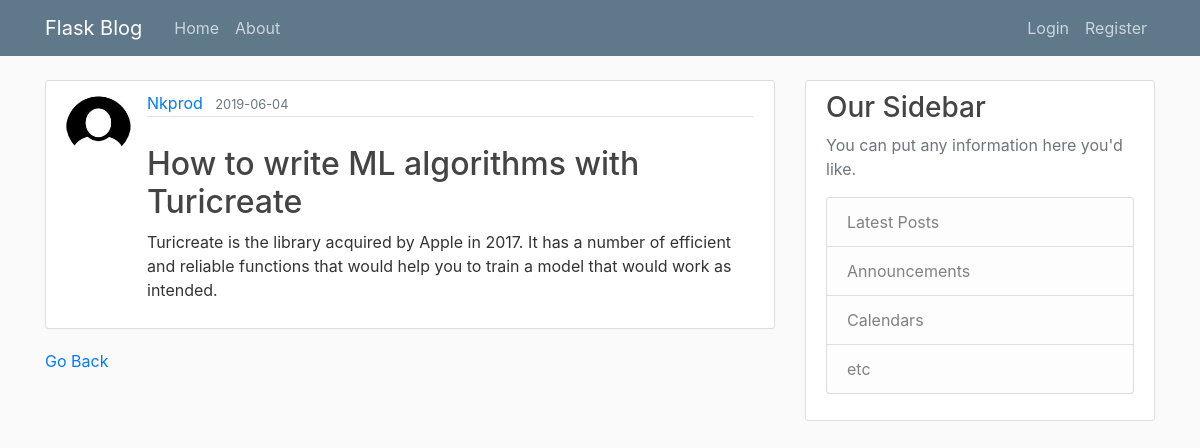
/post/1, run on the app's committed database.
### application/models.py (models this page shows, shortened)
class User(db.Model, UserMixin):
    id = db.Column(db.Integer, primary_key=True)
    username = db.Column(db.String(20), unique=True, nullable=False)
    email = db.Column(db.String(120), unique=True, nullable=False)
    image_file = db.Column(db.String(20), nullable=False, default='default.jpg')
    password = db.Column(db.String(60), nullable=False)
    posts = db.relationship('Post', backref='author', lazy=True)

class Post(db.Model):
    id = db.Column(db.Integer, primary_key=True)
    title = db.Column(db.String(100), nullable=False)
    date_posted = db.Column(db.DateTime, default=datetime.utcnow)
    content = db.Column(db.Text, nullable=False)
    user_id = db.Column(db.Integer, db.ForeignKey('user.id'), nullable=False)

### application/routes.py (the view)
@app.route("/post/<int:post_id>")
def post(post_id):
    post = Post.query.get_or_404(post_id)
    return render_template('post.html', title=post.title, post=post)

### application/templates/post.html
{% extends "layout.html" %}
{% block body%}
    <article class="media content-section">
        <img class="rounded-circle article-img" src="{{ url_for('static', filename='pictures/' + post.author.image_file) }}">
        <div class="media-body">
            <div class="article-metadata">
                <a class="mr-2" href="#">{{ post.author.username }}</a>
                <small class="text-muted">{{ post.date_posted.strftime('%Y-%m-%d') }}</small>
                </div>
                <br />
                <h2 class="article-title">{{ title }}</h2>
                <p class="article-content">{{ post.content }}</p>
        </div>
    </article>
<a href="{{ url_for('about') }}">Go Back</a>
{% endblock %}

### application/static/main.css (style rules this page uses)
body { background: #fafafa; color: #333333; margin-top: 5rem; }
h1, h2, h3, h4, h5, h6 { color: #444444; }
.content-section { background: #ffffff; padding: 10px 20px; border: 1px solid #dddddd; border-radius: 3px; margin-bottom: 20px; }
.article-title { color: #444444; }
.article-content { white-space: pre-line; }
.article-img { height: 65px; width: 65px; margin-right: 16px; }
.article-metadata { padding-bottom: 1px; margin-bottom: 4px; border-bottom: 1px solid #e3e3e3 }

### data on the page
User: image_file (picture), author.username "Nkprod"
Post: date_posted "2019-06-04", title "How to write ML algorithms with Turicreate", content "Turicreate is the library acquired by Apple in 2017. It has a number of efficient and reliable functions that would help you to train a model that would work as intended."
